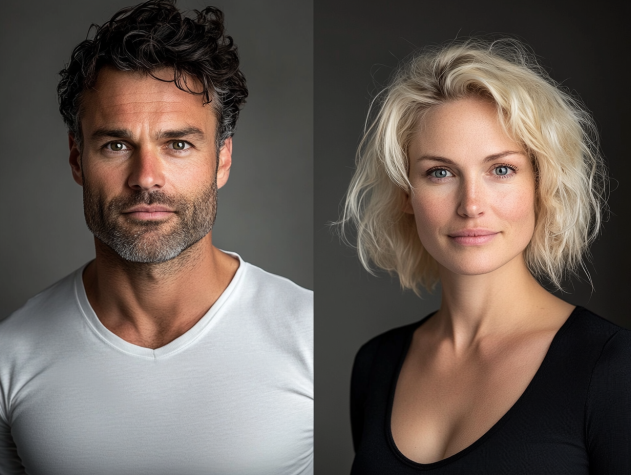
#> input picture labbs/obid/lab3/assets/ManWoman.png, 631 x 475 px
$ python section05.py
#> lines starting #> are read from the running program, lines starting #| are printed output that depends on the picture
"""Lab 3, Section 5: vector operations and convolution matrix storage."""

import time
from pathlib import Path

import cv2
import numpy as np


brightness = 15
contrast = 1.15
centre = 128


def adjust_vector(image):
    pixels = image.reshape(-1, 1).astype(float)
    adjusted = contrast * (pixels - centre) + centre + brightness
    return np.clip(adjusted, 0, 255).astype(np.uint8).reshape(image.shape)


def adjust_loops(image):
    height, width = image.shape
    result = np.empty_like(image)
    for row in range(height):
        for column in range(width):
            pixel = float(image[row, column])
            adjusted = contrast * (pixel - centre) + centre + brightness
            result[row, column] = int(min(max(adjusted, 0), 255))
    return result


def measure(adjust, image):
    adjust(image)  # One warm-up before timing.
    times = []
    for _ in range(3):
        start = time.perf_counter()
        result = adjust(image)
        times.append((time.perf_counter() - start) * 1000)
    return result, np.median(times)


lab_folder = Path(__file__).resolve().parent.parent
image_path = lab_folder / "assets" / "ManWoman.png"
image = cv2.imread(str(image_path))
#> image is the input picture: shape (475, 631, 3); mean B, G, R 85.5, 92.6, 104.3
if image is None:
    raise FileNotFoundError(f"Could not read {image_path}")
gray = cv2.cvtColor(image, cv2.COLOR_BGR2GRAY)
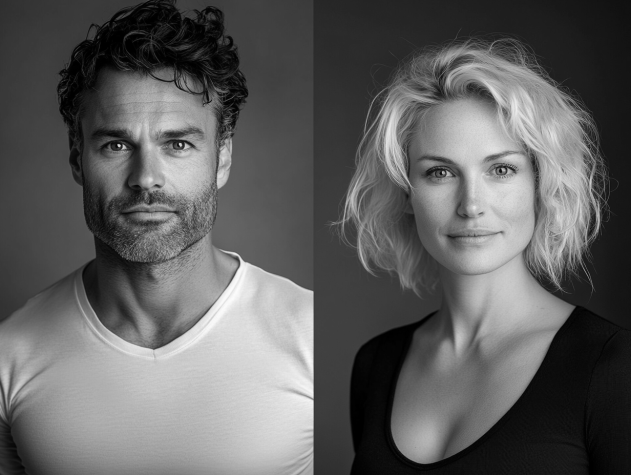
#> gray: shape (475, 631); min 0, max 251, mean 95.3

# Q5.1: time the same adjustment, including output creation and conversion.
vector_result, vector_ms = measure(adjust_vector, gray)
#> in adjust_vector, `return np.clip(adjusted, 0, 255).astype(np.uint8).reshape(image.shape)`:
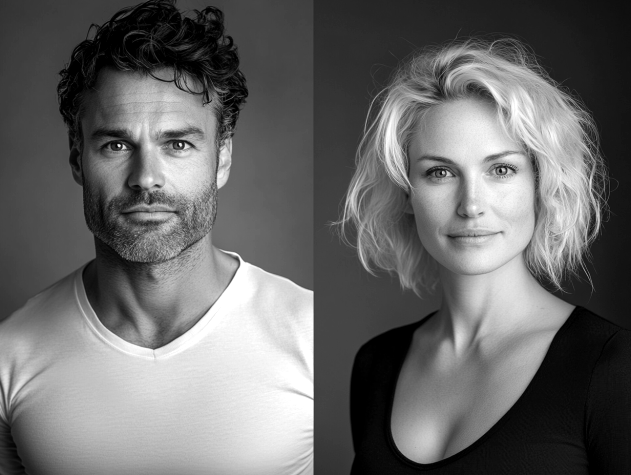
#> returned value: shape (475, 631); min 0, max 255, mean 104.9
#> after the loop in measure, `for _ in range(3):`: times = [13.7, 13.39, 12.29]
#> vector_ms = 13.39
loop_result, loop_ms = measure(adjust_loops, gray)
#> loop_ms = 397.3
print(f"Vectorized NumPy median: {vector_ms:.2f} ms")
#| Vectorized NumPy median: 13.39 ms
print(f"Nested loops median: {loop_ms:.2f} ms")
#| Nested loops median: 397.32 ms
print(f"Loop-to-vector time ratio: {loop_ms / vector_ms:.2f}")
#| Loop-to-vector time ratio: 29.67
print(f"Outputs match: {np.array_equal(vector_result, loop_result)}")
#| Outputs match: True

# Q5.2: calculate the storage for H without allocating the matrix.
pixels = 512 * 512
elements = pixels ** 2
float32_gib = elements * 4 / (1024 ** 3)
float64_gib = elements * 8 / (1024 ** 3)
print(f"H dimensions: {pixels} x {pixels}")
print(f"H elements: {elements}")
print(f"float32: {float32_gib:g} GiB")
print(f"float64: {float64_gib:g} GiB")
